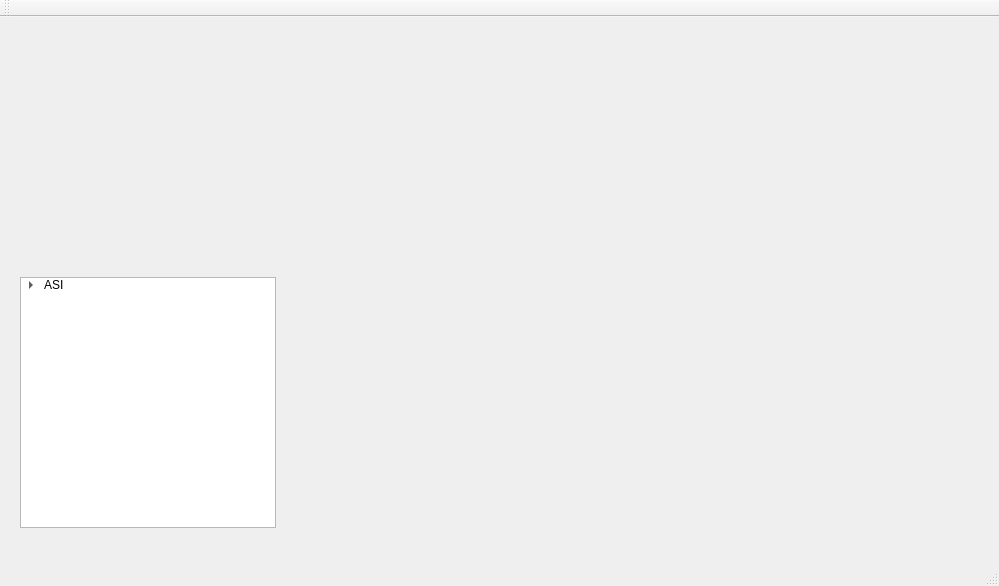
<?xml version="1.0" encoding="UTF-8"?>
<ui version="4.0">
 <class>MainWindow</class>
 <widget class="QMainWindow" name="MainWindow">
  <property name="geometry">
   <rect>
    <x>0</x>
    <y>0</y>
    <width>999</width>
    <height>586</height>
   </rect>
  </property>
  <property name="windowTitle">
   <string>GTEA</string>
  </property>
  <widget class="QWidget" name="centralWidget">
   <widget class="QTreeWidget" name="treeWidget">
    <property name="geometry">
     <rect>
      <x>20</x>
      <y>260</y>
      <width>256</width>
      <height>251</height>
     </rect>
    </property>
    <property name="inputMethodHints">
     <set>Qt::ImhNone</set>
    </property>
    <property name="frameShape">
     <enum>QFrame::StyledPanel</enum>
    </property>
    <property name="headerHidden">
     <bool>true</bool>
    </property>
    <property name="expandsOnDoubleClick">
     <bool>false</bool>
    </property>
    <attribute name="headerVisible">
     <bool>false</bool>
    </attribute>
    <column>
     <property name="text">
      <string>测评项</string>
     </property>
    </column>
    <item>
     <property name="text">
      <string>ASI</string>
     </property>
     <item>
      <property name="text">
       <string>acoustic</string>
      </property>
      <item>
       <property name="text">
        <string>source</string>
       </property>
       <property name="icon">
        <iconset resource="res.qrc">
         <normaloff>:/new/images/off.png</normaloff>:/new/images/off.png</iconset>
       </property>
      </item>
      <item>
       <property name="text">
        <string>material</string>
       </property>
       <property name="icon">
        <iconset resource="res.qrc">
         <normaloff>:/new/images/off.png</normaloff>:/new/images/off.png</iconset>
       </property>
      </item>
      <item>
       <property name="text">
        <string>bounding</string>
       </property>
      </item>
      <item>
       <property name="text">
        <string>initial</string>
       </property>
       <property name="icon">
        <iconset resource="res.qrc">
         <normaloff>:/new/images/off.png</normaloff>:/new/images/off.png</iconset>
       </property>
      </item>
      <item>
       <property name="text">
        <string>general</string>
       </property>
       <property name="icon">
        <iconset resource="res.qrc">
         <normaloff>:/new/images/off.png</normaloff>:/new/images/off.png</iconset>
       </property>
      </item>
     </item>
     <item>
      <property name="text">
       <string>structure</string>
      </property>
      <item>
       <property name="text">
        <string>material</string>
       </property>
       <property name="icon">
        <iconset resource="res.qrc">
         <normaloff>:/new/images/off.png</normaloff>:/new/images/off.png</iconset>
       </property>
      </item>
      <item>
       <property name="text">
        <string>bounding</string>
       </property>
      </item>
      <item>
       <property name="text">
        <string>initial</string>
       </property>
       <property name="icon">
        <iconset resource="res.qrc">
         <normaloff>:/new/images/off.png</normaloff>:/new/images/off.png</iconset>
       </property>
      </item>
      <item>
       <property name="text">
        <string>load</string>
       </property>
       <property name="icon">
        <iconset resource="res.qrc">
         <normaloff>:/new/images/off.png</normaloff>:/new/images/off.png</iconset>
       </property>
      </item>
      <item>
       <property name="text">
        <string>general</string>
       </property>
       <property name="icon">
        <iconset resource="res.qrc">
         <normaloff>:/new/images/off.png</normaloff>:/new/images/off.png</iconset>
       </property>
      </item>
     </item>
     <item>
      <property name="text">
       <string>interface</string>
      </property>
      <property name="icon">
       <iconset resource="res.qrc">
        <normaloff>:/new/images/off.png</normaloff>:/new/images/off.png</iconset>
      </property>
     </item>
     <item>
      <property name="text">
       <string>general</string>
      </property>
      <property name="icon">
       <iconset resource="res.qrc">
        <normaloff>:/new/images/off.png</normaloff>:/new/images/off.png</iconset>
      </property>
     </item>
    </item>
   </widget>
  </widget>
  <widget class="QMenuBar" name="menuBar">
   <property name="geometry">
    <rect>
     <x>0</x>
     <y>0</y>
     <width>999</width>
     <height>23</height>
    </rect>
   </property>
  </widget>
  <widget class="QStatusBar" name="statusBar"/>
  <widget class="QToolBar" name="toolBar">
   <property name="windowTitle">
    <string>toolBar</string>
   </property>
   <attribute name="toolBarArea">
    <enum>TopToolBarArea</enum>
   </attribute>
   <attribute name="toolBarBreak">
    <bool>false</bool>
   </attribute>
  </widget>
  <action name="action_2">
   <property name="text">
    <string>新建</string>
   </property>
  </action>
  <action name="action_3">
   <property name="text">
    <string>保存</string>
   </property>
  </action>
  <action name="action_4">
   <property name="text">
    <string>退出</string>
   </property>
  </action>
  <action name="action_6">
   <property name="text">
    <string>初始化</string>
   </property>
  </action>
  <action name="actionTransient">
   <property name="text">
    <string>Transient</string>
   </property>
  </action>
  <action name="actionIteration">
   <property name="text">
    <string>Iteration</string>
   </property>
  </action>
  <action name="action_7">
   <property name="text">
    <string>运行</string>
   </property>
  </action>
  <action name="action_8">
   <property name="text">
    <string>重新运行</string>
   </property>
  </action>
 </widget>
 <layoutdefault spacing="6" margin="11"/>
 <resources>
  <include location="res.qrc"/>
 </resources>
 <connections/>
</ui>
